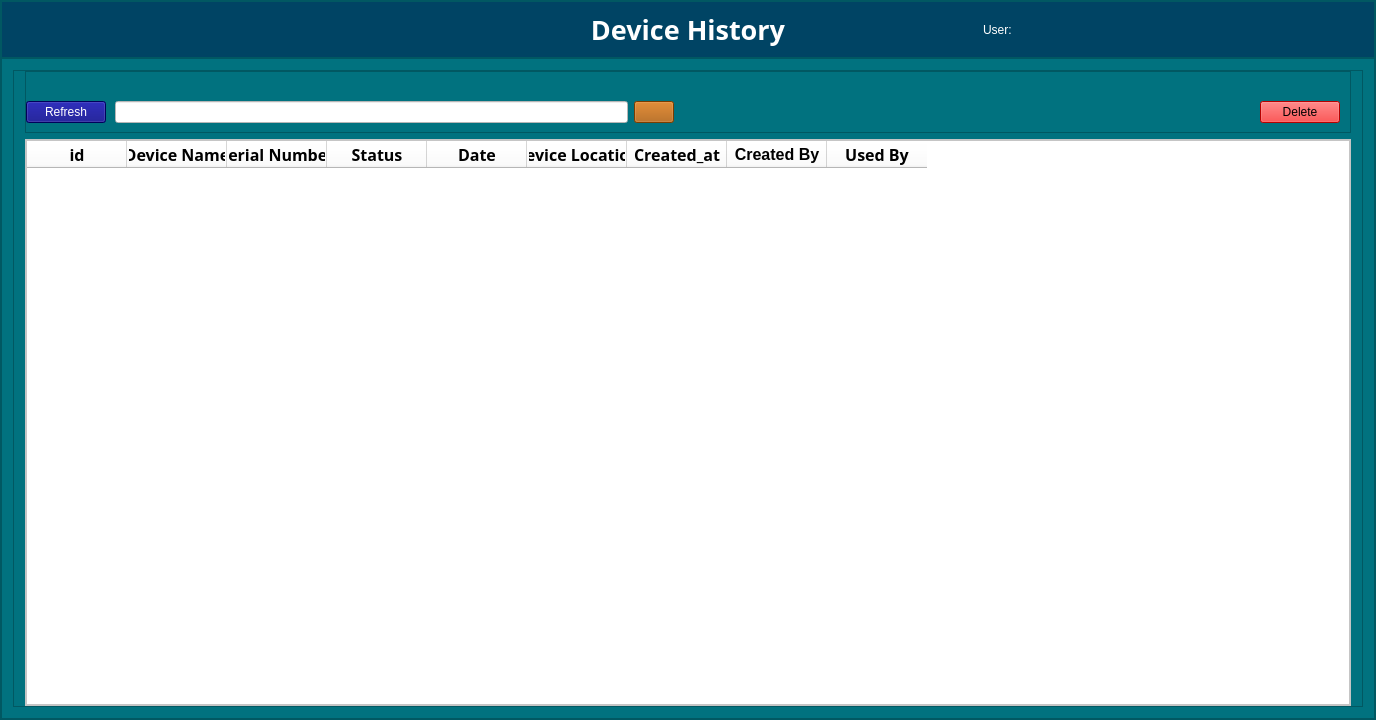
<?xml version="1.0" encoding="UTF-8"?>
<ui version="4.0">
 <class>frm_Device_history</class>
 <widget class="QWidget" name="frm_Device_history">
  <property name="geometry">
   <rect>
    <x>0</x>
    <y>0</y>
    <width>1376</width>
    <height>720</height>
   </rect>
  </property>
  <property name="windowTitle">
   <string>History</string>
  </property>
  <layout class="QVBoxLayout" name="verticalLayout" stretch="0">
   <property name="spacing">
    <number>0</number>
   </property>
   <property name="leftMargin">
    <number>0</number>
   </property>
   <property name="topMargin">
    <number>0</number>
   </property>
   <property name="rightMargin">
    <number>0</number>
   </property>
   <property name="bottomMargin">
    <number>0</number>
   </property>
   <item>
    <widget class="QFrame" name="frame_main">
     <property name="font">
      <font>
       <family>Phetsarath OT</family>
       <pointsize>18</pointsize>
       <weight>50</weight>
       <italic>false</italic>
       <bold>false</bold>
      </font>
     </property>
     <property name="styleSheet">
      <string notr="true">font: 18pt &quot;Phetsarath OT&quot;;
background-color: rgb(1, 114, 127);</string>
     </property>
     <property name="frameShape">
      <enum>QFrame::StyledPanel</enum>
     </property>
     <property name="frameShadow">
      <enum>QFrame::Raised</enum>
     </property>
     <layout class="QGridLayout" name="gridLayout" rowstretch="0,0,0">
      <property name="leftMargin">
       <number>0</number>
      </property>
      <property name="topMargin">
       <number>0</number>
      </property>
      <property name="rightMargin">
       <number>0</number>
      </property>
      <property name="bottomMargin">
       <number>0</number>
      </property>
      <property name="spacing">
       <number>0</number>
      </property>
      <item row="0" column="0" rowspan="2">
       <widget class="QFrame" name="frame_3">
        <property name="frameShape">
         <enum>QFrame::StyledPanel</enum>
        </property>
        <property name="frameShadow">
         <enum>QFrame::Raised</enum>
        </property>
        <layout class="QGridLayout" name="gridLayout_5">
         <property name="leftMargin">
          <number>0</number>
         </property>
         <property name="topMargin">
          <number>0</number>
         </property>
         <property name="rightMargin">
          <number>0</number>
         </property>
         <property name="bottomMargin">
          <number>0</number>
         </property>
         <item row="0" column="0">
          <widget class="QWidget" name="widget_4" native="true">
           <property name="font">
            <font>
             <family>Phetsarath OT</family>
             <pointsize>18</pointsize>
             <weight>50</weight>
             <italic>false</italic>
             <bold>false</bold>
            </font>
           </property>
           <property name="styleSheet">
            <string notr="true">background-color: rgb(0, 68, 100);</string>
           </property>
           <layout class="QGridLayout" name="gridLayout_4" columnstretch="4,2,0,2,4">
            <item row="0" column="2">
             <widget class="QLabel" name="lbl_title">
              <property name="font">
               <font>
                <family>Phetsarath OT</family>
                <pointsize>20</pointsize>
                <weight>75</weight>
                <italic>false</italic>
                <bold>true</bold>
               </font>
              </property>
              <property name="layoutDirection">
               <enum>Qt::LeftToRight</enum>
              </property>
              <property name="styleSheet">
               <string notr="true">font: bold 20pt &quot;Phetsarath OT&quot;;
color: rgb(255, 255, 255);</string>
              </property>
              <property name="text">
               <string>Device History</string>
              </property>
              <property name="alignment">
               <set>Qt::AlignCenter</set>
              </property>
             </widget>
            </item>
            <item row="0" column="3">
             <spacer name="horizontalSpacer_2">
              <property name="orientation">
               <enum>Qt::Horizontal</enum>
              </property>
              <property name="sizeHint" stdset="0">
               <size>
                <width>40</width>
                <height>20</height>
               </size>
              </property>
             </spacer>
            </item>
            <item row="0" column="1">
             <spacer name="horizontalSpacer">
              <property name="orientation">
               <enum>Qt::Horizontal</enum>
              </property>
              <property name="sizeHint" stdset="0">
               <size>
                <width>40</width>
                <height>20</height>
               </size>
              </property>
             </spacer>
            </item>
            <item row="0" column="4">
             <widget class="QLabel" name="lbl_user">
              <property name="styleSheet">
               <string notr="true">
color: rgb(255, 255, 255);</string>
              </property>
              <property name="text">
               <string>User: </string>
              </property>
             </widget>
            </item>
            <item row="0" column="0">
             <widget class="QLabel" name="lbl">
              <property name="styleSheet">
               <string notr="true">
color: rgb(255, 255, 255);</string>
              </property>
              <property name="text">
               <string/>
              </property>
             </widget>
            </item>
           </layout>
          </widget>
         </item>
        </layout>
       </widget>
      </item>
      <item row="2" column="0">
       <widget class="QFrame" name="frame_5">
        <property name="frameShape">
         <enum>QFrame::StyledPanel</enum>
        </property>
        <property name="frameShadow">
         <enum>QFrame::Raised</enum>
        </property>
        <layout class="QHBoxLayout" name="horizontalLayout_2" stretch="9">
         <property name="spacing">
          <number>0</number>
         </property>
         <property name="leftMargin">
          <number>11</number>
         </property>
         <property name="topMargin">
          <number>11</number>
         </property>
         <property name="rightMargin">
          <number>11</number>
         </property>
         <property name="bottomMargin">
          <number>11</number>
         </property>
         <item>
          <widget class="QFrame" name="frame_4">
           <property name="frameShape">
            <enum>QFrame::StyledPanel</enum>
           </property>
           <property name="frameShadow">
            <enum>QFrame::Raised</enum>
           </property>
           <layout class="QVBoxLayout" name="verticalLayout_2">
            <property name="leftMargin">
             <number>11</number>
            </property>
            <property name="topMargin">
             <number>0</number>
            </property>
            <property name="rightMargin">
             <number>11</number>
            </property>
            <property name="bottomMargin">
             <number>0</number>
            </property>
            <item>
             <widget class="QFrame" name="frame">
              <property name="frameShape">
               <enum>QFrame::StyledPanel</enum>
              </property>
              <property name="frameShadow">
               <enum>QFrame::Raised</enum>
              </property>
              <layout class="QGridLayout" name="gridLayout_2" columnstretch="0,0,0,0">
               <property name="leftMargin">
                <number>0</number>
               </property>
               <property name="topMargin">
                <number>20</number>
               </property>
               <property name="rightMargin">
                <number>10</number>
               </property>
               <property name="bottomMargin">
                <number>0</number>
               </property>
               <property name="spacing">
                <number>0</number>
               </property>
               <item row="0" column="3">
                <widget class="QWidget" name="widget" native="true">
                 <layout class="QGridLayout" name="gridLayout_3">
                  <property name="leftMargin">
                   <number>0</number>
                  </property>
                  <property name="topMargin">
                   <number>0</number>
                  </property>
                  <property name="rightMargin">
                   <number>0</number>
                  </property>
                  <property name="bottomMargin">
                   <number>0</number>
                  </property>
                  <property name="horizontalSpacing">
                   <number>10</number>
                  </property>
                  <property name="verticalSpacing">
                   <number>0</number>
                  </property>
                  <item row="0" column="0">
                   <spacer name="horizontalSpacer_3">
                    <property name="orientation">
                     <enum>Qt::Horizontal</enum>
                    </property>
                    <property name="sizeHint" stdset="0">
                     <size>
                      <width>90</width>
                      <height>20</height>
                     </size>
                    </property>
                   </spacer>
                  </item>
                  <item row="0" column="1">
                   <widget class="QPushButton" name="btn_Delete">
                    <property name="styleSheet">
                     <string notr="true">background-color: rgb(255, 0, 0);</string>
                    </property>
                    <property name="text">
                     <string>Delete</string>
                    </property>
                   </widget>
                  </item>
                 </layout>
                </widget>
               </item>
               <item row="0" column="1">
                <widget class="QWidget" name="widget_2" native="true">
                 <layout class="QHBoxLayout" name="horizontalLayout" stretch="0,0,0">
                  <property name="spacing">
                   <number>0</number>
                  </property>
                  <property name="leftMargin">
                   <number>0</number>
                  </property>
                  <property name="topMargin">
                   <number>0</number>
                  </property>
                  <property name="rightMargin">
                   <number>0</number>
                  </property>
                  <property name="bottomMargin">
                   <number>0</number>
                  </property>
                  <item>
                   <widget class="QWidget" name="widget_5" native="true">
                    <layout class="QGridLayout" name="gridLayout_7">
                     <property name="leftMargin">
                      <number>0</number>
                     </property>
                     <property name="topMargin">
                      <number>0</number>
                     </property>
                     <property name="rightMargin">
                      <number>0</number>
                     </property>
                     <property name="bottomMargin">
                      <number>0</number>
                     </property>
                     <property name="spacing">
                      <number>0</number>
                     </property>
                     <item row="0" column="0">
                      <widget class="QPushButton" name="btn_refresh">
                       <property name="styleSheet">
                        <string notr="true">background-color: rgb(0, 255, 0);
color: rgb(255, 255, 255);
background-color: rgb(0, 0, 127);</string>
                       </property>
                       <property name="text">
                        <string>Refresh</string>
                       </property>
                      </widget>
                     </item>
                    </layout>
                   </widget>
                  </item>
                  <item>
                   <widget class="QWidget" name="widget_6" native="true">
                    <property name="enabled">
                     <bool>true</bool>
                    </property>
                    <layout class="QHBoxLayout" name="horizontalLayout_3">
                     <item>
                      <widget class="QLineEdit" name="txt_search">
                       <property name="styleSheet">
                        <string notr="true">background-color: rgb(255, 255, 255);
color: rgb(0, 0, 0);</string>
                       </property>
                      </widget>
                     </item>
                     <item>
                      <widget class="QPushButton" name="btn_search">
                       <property name="styleSheet">
                        <string notr="true">background-color: rgb(170, 85, 0);</string>
                       </property>
                       <property name="text">
                        <string/>
                       </property>
                       <property name="icon">
                        <iconset>
                         <normaloff>../icons/search-alt-regular.png</normaloff>../icons/search-alt-regular.png</iconset>
                       </property>
                       <property name="iconSize">
                        <size>
                         <width>40</width>
                         <height>40</height>
                        </size>
                       </property>
                      </widget>
                     </item>
                    </layout>
                   </widget>
                  </item>
                  <item>
                   <widget class="QWidget" name="widget_7" native="true">
                    <widget class="QLabel" name="lbl_did">
                     <property name="geometry">
                      <rect>
                       <x>20</x>
                       <y>10</y>
                       <width>81</width>
                       <height>41</height>
                      </rect>
                     </property>
                     <property name="styleSheet">
                      <string notr="true">color: rgb(1, 114, 127);
color: rgb(255, 0, 0);</string>
                     </property>
                     <property name="text">
                      <string/>
                     </property>
                    </widget>
                   </widget>
                  </item>
                 </layout>
                </widget>
               </item>
              </layout>
             </widget>
            </item>
            <item>
             <widget class="QFrame" name="frame_2">
              <property name="styleSheet">
               <string notr="true">background-color: rgb(255, 255, 255);
color: rgb(0, 0, 0);</string>
              </property>
              <property name="frameShape">
               <enum>QFrame::StyledPanel</enum>
              </property>
              <property name="frameShadow">
               <enum>QFrame::Raised</enum>
              </property>
              <layout class="QGridLayout" name="gridLayout_6">
               <property name="leftMargin">
                <number>0</number>
               </property>
               <property name="topMargin">
                <number>0</number>
               </property>
               <property name="rightMargin">
                <number>0</number>
               </property>
               <property name="bottomMargin">
                <number>0</number>
               </property>
               <property name="spacing">
                <number>0</number>
               </property>
               <item row="0" column="0">
                <widget class="QTableWidget" name="tb_show">
                 <property name="font">
                  <font>
                   <family>Phetsarath OT</family>
                   <pointsize>18</pointsize>
                   <weight>50</weight>
                   <italic>false</italic>
                   <bold>false</bold>
                  </font>
                 </property>
                 <property name="styleSheet">
                  <string notr="true">color: rgb(0, 0, 0);
background-color: rgb(255, 255, 255);</string>
                 </property>
                 <column>
                  <property name="text">
                   <string>id</string>
                  </property>
                  <property name="font">
                   <font>
                    <family>Phetsarath OT</family>
                    <pointsize>12</pointsize>
                    <weight>75</weight>
                    <bold>true</bold>
                   </font>
                  </property>
                 </column>
                 <column>
                  <property name="text">
                   <string>Device Name</string>
                  </property>
                  <property name="font">
                   <font>
                    <family>Phetsarath OT</family>
                    <pointsize>12</pointsize>
                    <weight>75</weight>
                    <bold>true</bold>
                   </font>
                  </property>
                 </column>
                 <column>
                  <property name="text">
                   <string>Serial Number</string>
                  </property>
                  <property name="font">
                   <font>
                    <family>Phetsarath OT</family>
                    <pointsize>12</pointsize>
                    <weight>75</weight>
                    <bold>true</bold>
                   </font>
                  </property>
                 </column>
                 <column>
                  <property name="text">
                   <string>Status</string>
                  </property>
                  <property name="font">
                   <font>
                    <family>Phetsarath OT</family>
                    <pointsize>12</pointsize>
                    <weight>75</weight>
                    <bold>true</bold>
                   </font>
                  </property>
                 </column>
                 <column>
                  <property name="text">
                   <string>Date</string>
                  </property>
                  <property name="font">
                   <font>
                    <family>Phetsarath OT</family>
                    <pointsize>12</pointsize>
                    <weight>75</weight>
                    <bold>true</bold>
                   </font>
                  </property>
                 </column>
                 <column>
                  <property name="text">
                   <string>Device Location</string>
                  </property>
                  <property name="font">
                   <font>
                    <family>Phetsarath OT</family>
                    <pointsize>12</pointsize>
                    <weight>75</weight>
                    <bold>true</bold>
                   </font>
                  </property>
                 </column>
                 <column>
                  <property name="text">
                   <string>Created_at</string>
                  </property>
                  <property name="font">
                   <font>
                    <family>Phetsarath OT</family>
                    <pointsize>12</pointsize>
                    <weight>75</weight>
                    <bold>true</bold>
                   </font>
                  </property>
                 </column>
                 <column>
                  <property name="text">
                   <string>Created By</string>
                  </property>
                  <property name="font">
                   <font>
                    <pointsize>12</pointsize>
                    <weight>75</weight>
                    <bold>true</bold>
                   </font>
                  </property>
                 </column>
                 <column>
                  <property name="text">
                   <string>Used By</string>
                  </property>
                  <property name="font">
                   <font>
                    <family>Phetsarath OT</family>
                    <pointsize>12</pointsize>
                    <weight>75</weight>
                    <bold>true</bold>
                   </font>
                  </property>
                 </column>
                </widget>
               </item>
              </layout>
             </widget>
            </item>
           </layout>
          </widget>
         </item>
        </layout>
       </widget>
      </item>
     </layout>
    </widget>
   </item>
  </layout>
 </widget>
 <resources/>
 <connections/>
</ui>
